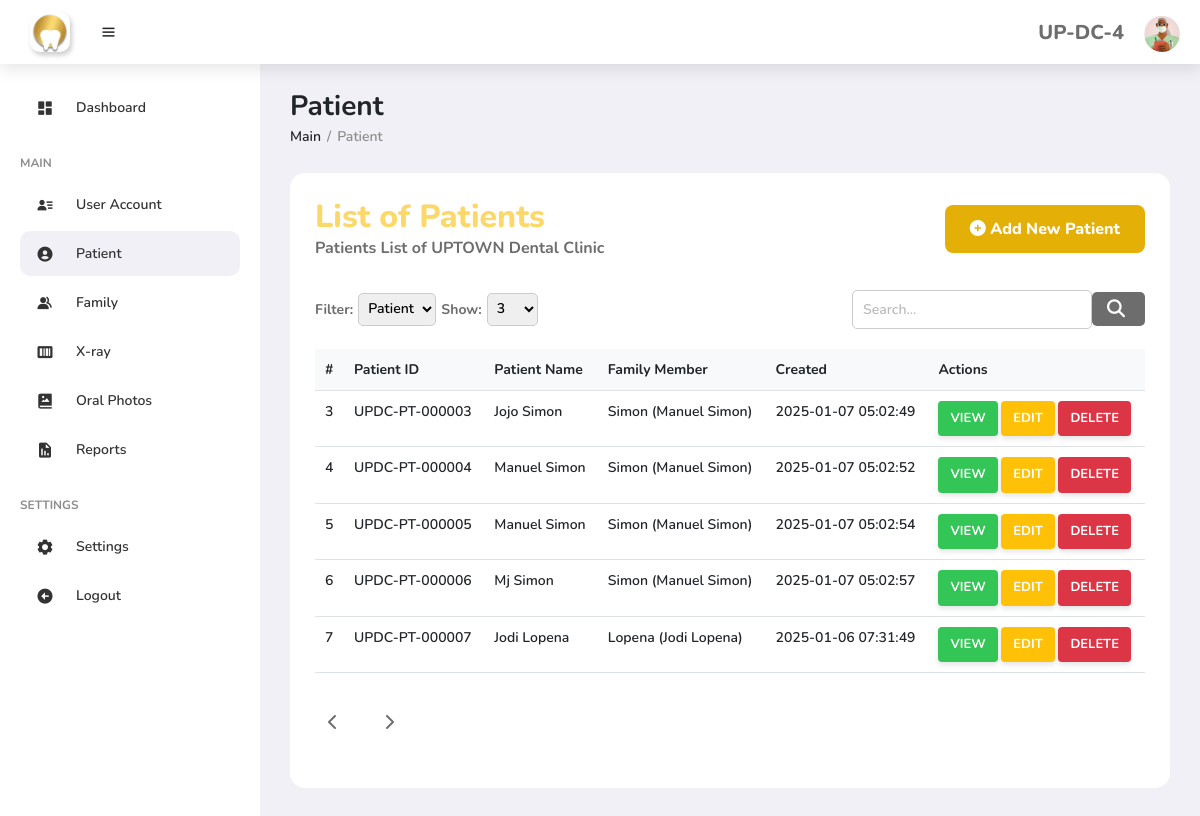
The page /php/patient.php (signed in) on the database its author committed.
### tables this page shows
CREATE TABLE `tbl_patientaccount` (
  `id` int(11) NOT NULL,
  `patient_id` varchar(255) NOT NULL,
  `patient_fullName` varchar(255) NOT NULL,
  `patient_firstVisit` date NOT NULL,
  `patient_doctor` varchar(255) NOT NULL,
  `patient_address` text NOT NULL,
  `patient_DOB` date NOT NULL,
  `patient_age` int(255) NOT NULL,
  `patient_gender` varchar(255) NOT NULL,
  `patient_height` text NOT NULL,
  `patient_weight` text NOT NULL,
  `patient_status` varchar(255) NOT NULL,
  `patient_occupation` varchar(255) NOT NULL,
  `patient_religion` varchar(255) NOT NULL,
  `patient_contact` int(255) NOT NULL,
  `patient_facebook` text NOT NULL,
  `patient_nationality` varchar(255) NOT NULL,
  `patient_referrredby` text NOT NULL,
  `patient_created` timestamp NOT NULL DEFAULT current_timestamp() ON UPDATE current_timestamp(),
  `patient_family` varchar(255) NOT NULL
);

### php/patient.php (the view, shortened to what this page needs)
<?php
include "../functions/db_conn.php";
$user_ID = $_SESSION['user_ID'];
?>
<!DOCTYPE html>
<html lang="en">
<head>
    <link href='https://unpkg.com/boxicons@2.1.4/css/boxicons.min.css' rel='stylesheet'>
    <link rel="stylesheet" href="https://cdnjs.cloudflare.com/ajax/libs/font-awesome/6.4.2/css/all.min.css" />
	<link href="https://cdn.jsdelivr.net/npm/bootstrap@5.3.0-alpha3/dist/css/bootstrap.min.css" rel="stylesheet">
    <link rel="stylesheet" href="https://maxcdn.bootstrapcdn.com/font-awesome/4.6.1/css/font-awesome.min.css">
    <link rel="stylesheet" href="https://cdnjs.cloudflare.com/ajax/libs/animate.css/3.5.1/animate.min.css">
	<link href="https://cdn.jsdelivr.net/npm/bootstrap@5.3.0-alpha3/dist/css/bootstrap.min.css" rel="stylesheet">
    <link rel="stylesheet" href="/css/style.css">
</head>
<body>
	<section id="sidebar">
		<ul class="side-menu">
			<li><a href="dashboard.php"><i class='bx bxs-dashboard icon' ></i>Dashboard</a></li>
			<li class="divider" data-text="main">Main</li>
            <li><a href="doctors.php"><i class='bx bxs-user-detail icon' ></i> User Account </a></li>
			<li><a href="patient.php" class="active"><i class='bx bxs-user-circle icon' ></i> Patient </a></li>
            <li><a href="family.php" ><i class='bx bxs-group icon'></i> Family </a></li>
			<li><a href="xray.html"><i class='bx bxs-barcode icon' ></i> X-ray </a></li>
			<li><a href=""><i class='bx bxs-photo-album icon' ></i> Oral Photos </a></li>
			<li><a href=""><i class='bx bxs-report icon'></i> Reports </a></li>
			<li class="divider" data-text="Settings">Settings</li>
            <li><a href="settings.html"><i class='bx bxs-cog icon'></i>Settings</i></a></li>
            <li><a href="#"><i class='bx bxs-left-arrow-circle icon'></i>Logout</i></a></li>
		</ul>
	</section>
	<section id="content">
		<nav>
			<div class="nav-logo">
				<a href="#"><img src="/assets/uplogo.png" alt="App Icon" id="app-logo"></a>
				<i class='bx bx-menu toggle-sidebar' style="margin-left: 30px;"></i>
			</div>
			<div class="profile">
			<h2><?php echo htmlspecialchars($user_ID); ?></h2>
				<img src="\assets\avatar.png" alt="Cannot load image data">
			</div>
		</nav>
		<main>
			<div class="dash-header">
                <h1 class="title">Patient</h1>
                <ul class="breadcrumbs">
                    <li><p>Main</p></li>
                    <li class="divider">/</li>
                    <li><a href="#" class="active">Patient</a></li>
                </ul>
            </div>
			<div class="main-content-main-container">
                <div class="left-container1">
                    <div class="welcome-dashboard-container">
                        <div class="welcome-dashboard-content-container">
							<div class="patient with-folder">
								<div>
									<h2>List of Patients</h2>
									<p>Patients List of UPTOWN Dental Clinic</p>
								</div>
								<div class="button-group">
									<button type="button" class="save" class="btn btn-primary" data-bs-toggle="modal" data-bs-target="#addUserModal">  <i class="fas fa-plus-circle"></i>  Add New Patient</button>
								</div>
							</div>
                            <div class="table-container">
								<div class="table-controls">
									<div class="filter-container">
										<label for="rowsPerPage">Filter:</label>
									<select id="rowsPerPage" class="rows-per-page" onchange="updateRowsPerPage1()">
										<option value="patient">Patient</option>
									</select>
									<label for="rowsPerPage">Show:</label>
										<select id="rowsPerPage" class="rows-per-page" onchange="updateRowsPerPage()">
											<option value="3">3</option>
										</select>
									</div>
									<div class="search-container">
										<input type="text" id="tableSearch" placeholder="Search..." class="search-bar">
										<button class="search-button">
											<i class="fas fa-search"></i>
										</button>
									</div>
								</div>
								<table class="table table-hover">
								<thead>
									<tr>
										<th scope="col">#</th>
										<th scope="col">Patient ID</th>
										<th scope="col">Patient Name</th>
										<th scope="col">Family Member</th>
										<th scope="col">Created</th>
										<th scope="col">Actions</th>
									</tr>
								</thead>
								<tbody id="tableBody">
								<?php
									$sql_admin = "SELECT id, patient_id,  patient_fullName, patient_family, patient_created FROM tbl_patientaccount";
									$stmt_admin = mysqli_prepare($conn, $sql_admin);
									if ($stmt_admin) {
										mysqli_stmt_execute($stmt_admin);
										mysqli_stmt_bind_result($stmt_admin, $id, $patient_id, $patient_fullName, $patient_family, $patient_created);
										while (mysqli_stmt_fetch($stmt_admin)) {
									?>
											<tr>
												<td><?php echo $id; ?></td>
												<td><?php echo htmlspecialchars($patient_id); ?></td>
												<td><?php echo htmlspecialchars($patient_fullName); ?></td>
												<td><?php echo htmlspecialchars($patient_family); ?></td>
												<td><?php echo htmlspecialchars($patient_created); ?></td>
												<td>
													<a href="#"
													class="link-dark1 view-link"
													data-bs-toggle="modal"
													data-bs-target="#viewPatientHistory"
													data-user-id="<?php echo htmlspecialchars($row['patient_id']); ?>">
														<button class="action-button view-button1" title="View User Details">
															View
														</button>
													</a>
												<a href="#"
												class="link-dark1 edit-link"
												data-bs-toggle="modal"
												data-bs-target="#StudentEditModal"
												data-user-id="<?php echo htmlspecialchars($user_ID); ?>">
													<button class="action-button edit-button" title="Edit User Details">
														Edit
													</button>
												</a>
												<a href="#"
													class="link-dark1 delete-link"
													data-user-id="<?php echo htmlspecialchars($user_ID); ?>"
													onclick="confirmDelete('<?php echo htmlspecialchars($user_ID); ?>')">
													<button class="action-button delete-button" title="Delete User">
														Delete
													</button>
												</a>
											</td>
											</tr>
									<?php
										}
									} else {
										echo "<tr><td colspan='7'>Error: " . mysqli_error($conn) . "</td></tr>";
									}
									?>
								</tbody>
							</table>
								<div class="pagination-container">
									<div class="pagination">
										<button class="page-button" onclick="prevPage()">
											<i class="fas fa-chevron-left"></i>
										</button>
										<button class="page-button" onclick="nextPage()">
											<i class="fas fa-chevron-right"></i>
										</button>
									</div>
								</div>
							</div>
                        </div>
                    </div>
		</main>
</body>
<link href="https://cdn.jsdelivr.net/npm/bootstrap-icons/font/bootstrap-icons.css" rel="stylesheet">
</html>

### rows shown on the page
tbl_patientaccount: id "3", patient_id "UPDC-PT-000003", patient_fullName "Jojo Simon", patient_family "Simon (Manuel Simon)", patient_created "2025-01-07 05:02:49"
tbl_patientaccount: id "4", patient_id "UPDC-PT-000004", patient_fullName "Manuel Simon", patient_family "Simon (Manuel Simon)", patient_created "2025-01-07 05:02:52"
tbl_patientaccount: id "5", patient_id "UPDC-PT-000005", patient_fullName "Manuel Simon", patient_family "Simon (Manuel Simon)", patient_created "2025-01-07 05:02:54"
tbl_patientaccount: id "6", patient_id "UPDC-PT-000006", patient_fullName "Mj Simon", patient_family "Simon (Manuel Simon)", patient_created "2025-01-07 05:02:57"
tbl_patientaccount: id "7", patient_id "UPDC-PT-000007", patient_fullName "Jodi Lopena", patient_family "Lopena (Jodi Lopena)", patient_created "2025-01-06 07:31:49"

### other values the page prints
$user_ID "UP-DC-4"
